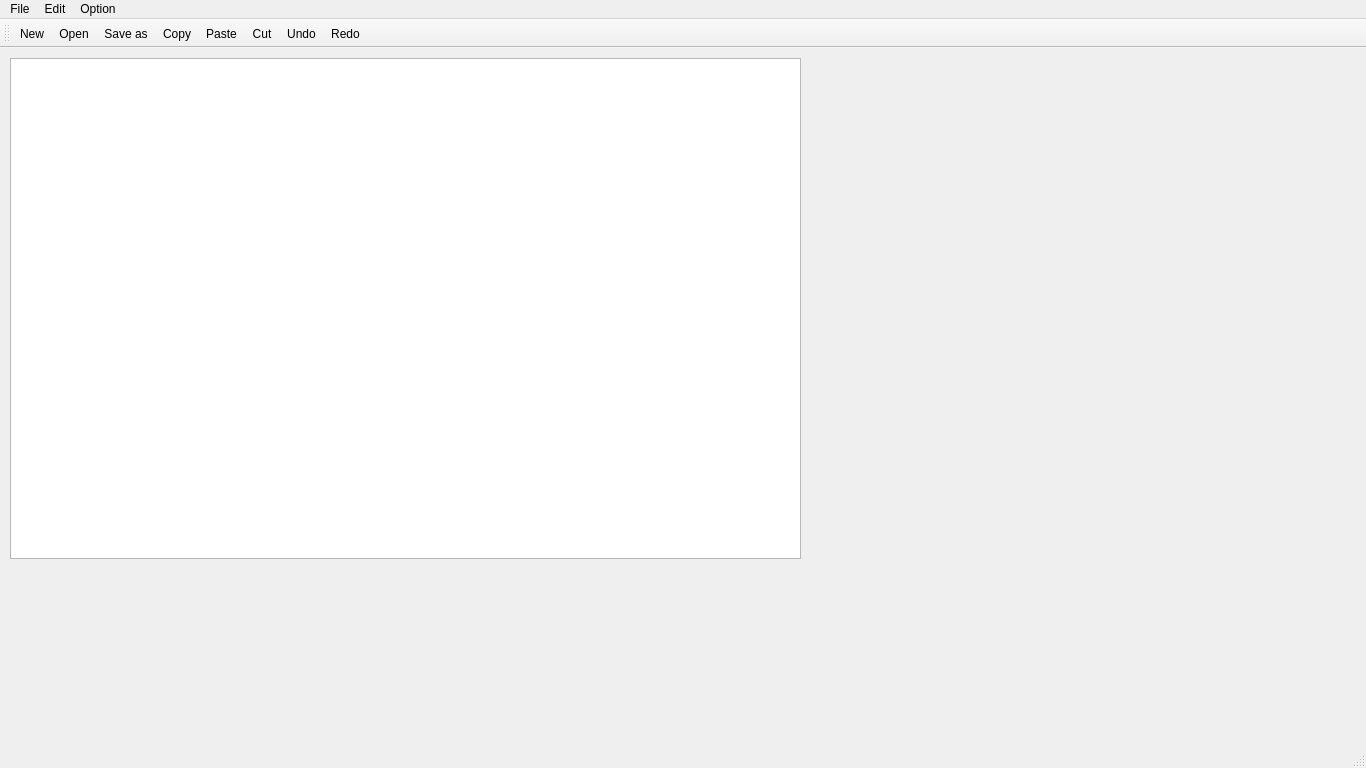
<?xml version="1.0" encoding="UTF-8"?>
<ui version="4.0">
 <class>MainWindow</class>
 <widget class="QMainWindow" name="MainWindow">
  <property name="geometry">
   <rect>
    <x>0</x>
    <y>0</y>
    <width>1366</width>
    <height>768</height>
   </rect>
  </property>
  <property name="sizePolicy">
   <sizepolicy hsizetype="Preferred" vsizetype="Preferred">
    <horstretch>0</horstretch>
    <verstretch>0</verstretch>
   </sizepolicy>
  </property>
  <property name="windowTitle">
   <string>MainWindow</string>
  </property>
  <widget class="QWidget" name="centralWidget">
   <widget class="QTextEdit" name="textEdit">
    <property name="geometry">
     <rect>
      <x>10</x>
      <y>10</y>
      <width>791</width>
      <height>501</height>
     </rect>
    </property>
    <property name="sizeAdjustPolicy">
     <enum>QAbstractScrollArea::AdjustToContents</enum>
    </property>
   </widget>
  </widget>
  <widget class="QMenuBar" name="menuBar">
   <property name="geometry">
    <rect>
     <x>0</x>
     <y>0</y>
     <width>1366</width>
     <height>22</height>
    </rect>
   </property>
   <widget class="QMenu" name="menuFile">
    <property name="title">
     <string>File</string>
    </property>
    <addaction name="actionNew"/>
    <addaction name="actionOpen"/>
    <addaction name="actionSave_as"/>
    <addaction name="actionPrint"/>
    <addaction name="actionExit"/>
   </widget>
   <widget class="QMenu" name="menuEdit">
    <property name="title">
     <string>Edit</string>
    </property>
    <addaction name="actionCopy"/>
    <addaction name="actionPaste"/>
    <addaction name="actionCut"/>
    <addaction name="actionUndo"/>
    <addaction name="actionRedo"/>
   </widget>
   <widget class="QMenu" name="menuFont">
    <property name="title">
     <string>Option</string>
    </property>
    <addaction name="actionChange_Font"/>
    <addaction name="actionAbout_Me"/>
   </widget>
   <addaction name="menuFile"/>
   <addaction name="menuEdit"/>
   <addaction name="menuFont"/>
  </widget>
  <widget class="QToolBar" name="mainToolBar">
   <attribute name="toolBarArea">
    <enum>TopToolBarArea</enum>
   </attribute>
   <attribute name="toolBarBreak">
    <bool>false</bool>
   </attribute>
   <addaction name="actionNew"/>
   <addaction name="actionOpen"/>
   <addaction name="actionSave_as"/>
   <addaction name="actionCopy"/>
   <addaction name="actionPaste"/>
   <addaction name="actionCut"/>
   <addaction name="actionUndo"/>
   <addaction name="actionRedo"/>
  </widget>
  <widget class="QStatusBar" name="statusBar"/>
  <action name="actionNew">
   <property name="icon">
    <iconset resource="resource.qrc">
     <normaloff>:/images/Icons/New.bmp</normaloff>:/images/Icons/New.bmp</iconset>
   </property>
   <property name="text">
    <string>New</string>
   </property>
  </action>
  <action name="actionOpen">
   <property name="icon">
    <iconset resource="resource.qrc">
     <normaloff>:/images/Icons/Open.bmp</normaloff>:/images/Icons/Open.bmp</iconset>
   </property>
   <property name="text">
    <string>Open</string>
   </property>
  </action>
  <action name="actionSave_as">
   <property name="icon">
    <iconset resource="resource.qrc">
     <normaloff>:/images/Icons/Save.bmp</normaloff>:/images/Icons/Save.bmp</iconset>
   </property>
   <property name="text">
    <string>Save as</string>
   </property>
  </action>
  <action name="actionPrint">
   <property name="icon">
    <iconset resource="resource.qrc">
     <normaloff>:/images/Icons/print.png</normaloff>:/images/Icons/print.png</iconset>
   </property>
   <property name="text">
    <string>Print</string>
   </property>
  </action>
  <action name="actionExit">
   <property name="icon">
    <iconset resource="resource.qrc">
     <normaloff>:/images/Icons/exit.png</normaloff>:/images/Icons/exit.png</iconset>
   </property>
   <property name="text">
    <string>Exit</string>
   </property>
  </action>
  <action name="actionCopy">
   <property name="icon">
    <iconset resource="resource.qrc">
     <normaloff>:/images/Icons/Copy.bmp</normaloff>:/images/Icons/Copy.bmp</iconset>
   </property>
   <property name="text">
    <string>Copy</string>
   </property>
  </action>
  <action name="actionPaste">
   <property name="icon">
    <iconset resource="resource.qrc">
     <normaloff>:/images/Icons/Paste.bmp</normaloff>:/images/Icons/Paste.bmp</iconset>
   </property>
   <property name="text">
    <string>Paste</string>
   </property>
  </action>
  <action name="actionCut">
   <property name="icon">
    <iconset resource="resource.qrc">
     <normaloff>:/images/Icons/Cut.bmp</normaloff>:/images/Icons/Cut.bmp</iconset>
   </property>
   <property name="text">
    <string>Cut</string>
   </property>
  </action>
  <action name="actionUndo">
   <property name="icon">
    <iconset resource="resource.qrc">
     <normaloff>:/images/Icons/undo.png</normaloff>:/images/Icons/undo.png</iconset>
   </property>
   <property name="text">
    <string>Undo</string>
   </property>
  </action>
  <action name="actionRedo">
   <property name="icon">
    <iconset resource="resource.qrc">
     <normaloff>:/images/Icons/redo.png</normaloff>:/images/Icons/redo.png</iconset>
   </property>
   <property name="text">
    <string>Redo</string>
   </property>
  </action>
  <action name="actionChange_Font">
   <property name="text">
    <string>Font</string>
   </property>
  </action>
  <action name="actionAbout_Me">
   <property name="text">
    <string>About Me</string>
   </property>
  </action>
 </widget>
 <layoutdefault spacing="6" margin="11"/>
 <resources>
  <include location="resource.qrc"/>
 </resources>
 <connections/>
</ui>
